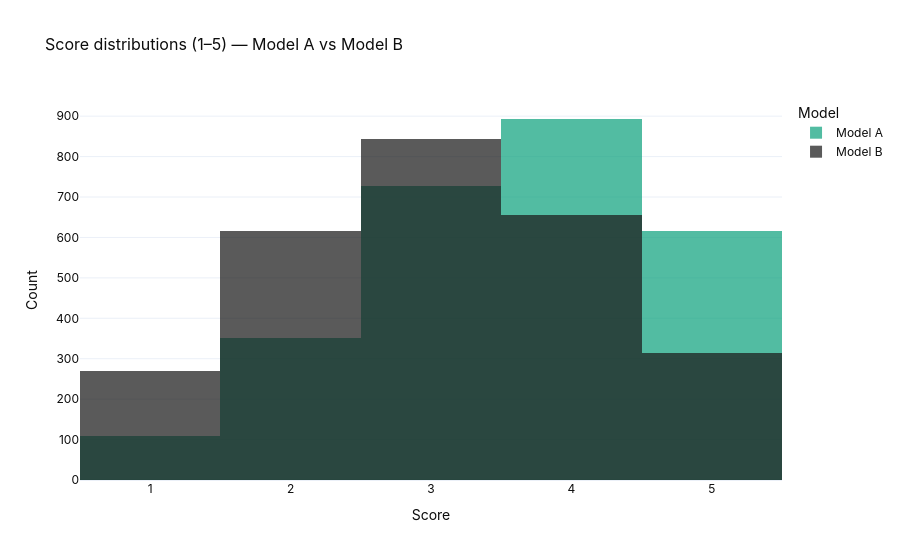

The cell this chart's notebook holds for it:
### Markdown cell above
### 4.2 Score distributions

### Code cell
fig = go.Figure()
for col, name, color in [("scorecard_a","Model A",COLOR_A), ("scorecard_b","Model B",COLOR_B)]:
    fig.add_trace(go.Histogram(
        x=df[col], name=name, opacity=0.72,
        marker_color=color, xbins=dict(start=0.5, end=5.5, size=1)
    ))
fig.update_layout(
    template=PLOTLY_TEMPLATE, barmode="overlay",
    title="Score distributions (1–5) — Model A vs Model B",
    xaxis_title="Score", yaxis_title="Count", legend_title="Model"
)
fig.show()

### Figure 1 — Plotly figure (JSON) as saved in the notebook; plotly's stock layout.template omitted (floating-point values rounded to 4 significant figures; data arrays with more than 128 entries replaced by an {"elided": "..."} marker saying what was removed)
{"data": [{"marker": {"color": "#10A37F"}, "name": "Model A", "opacity": 0.72, "type": "histogram", "x": {"elided": "2699 int values"}, "xbins": {"end": 5.5, "size": 1, "start": 0.5}}, {"marker": {"color": "#1B1B1B"}, "name": "Model B", "opacity": 0.72, "type": "histogram", "x": {"elided": "2699 int values"}, "xbins": {"end": 5.5, "size": 1, "start": 0.5}}], "layout": {"barmode": "overlay", "legend": {"title": {"text": "Model"}}, "title": {"text": "Score distributions (1–5) — Model A vs Model B"}, "xaxis": {"title": {"text": "Score"}}, "yaxis": {"title": {"text": "Count"}}}}
